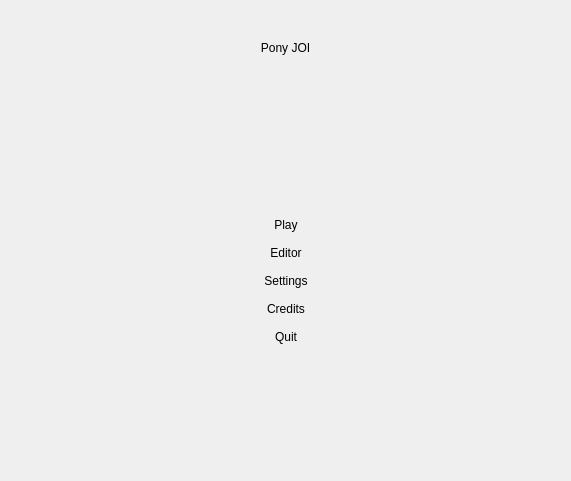
<?xml version="1.0" encoding="UTF-8"?>
<ui version="4.0">
 <class>CMainScreen</class>
 <widget class="QWidget" name="CMainScreen">
  <property name="geometry">
   <rect>
    <x>0</x>
    <y>0</y>
    <width>571</width>
    <height>481</height>
   </rect>
  </property>
  <property name="windowTitle">
   <string>Form</string>
  </property>
  <layout class="QGridLayout" name="gridLayout">
   <item row="2" column="1">
    <widget class="QWidget" name="widget" native="true">
     <layout class="QVBoxLayout" name="verticalLayout">
      <item>
       <spacer name="verticalSpacer_2">
        <property name="orientation">
         <enum>Qt::Vertical</enum>
        </property>
        <property name="sizeType">
         <enum>QSizePolicy::Expanding</enum>
        </property>
        <property name="sizeHint" stdset="0">
         <size>
          <width>20</width>
          <height>40</height>
         </size>
        </property>
       </spacer>
      </item>
      <item>
       <widget class="CMenuButton" name="pSceneSelectButton">
        <property name="text">
         <string>Play</string>
        </property>
        <property name="flat">
         <bool>true</bool>
        </property>
       </widget>
      </item>
      <item>
       <widget class="CMenuButton" name="pEdiorButton">
        <property name="text">
         <string>Editor</string>
        </property>
        <property name="flat">
         <bool>true</bool>
        </property>
       </widget>
      </item>
      <item>
       <widget class="CMenuButton" name="pSettingsButton">
        <property name="text">
         <string>Settings</string>
        </property>
        <property name="flat">
         <bool>true</bool>
        </property>
       </widget>
      </item>
      <item>
       <widget class="CMenuButton" name="pCreditsButton">
        <property name="text">
         <string>Credits</string>
        </property>
        <property name="flat">
         <bool>true</bool>
        </property>
       </widget>
      </item>
      <item>
       <widget class="CMenuButton" name="pQuitButton">
        <property name="text">
         <string>Quit</string>
        </property>
        <property name="flat">
         <bool>true</bool>
        </property>
       </widget>
      </item>
      <item>
       <spacer name="verticalSpacer">
        <property name="orientation">
         <enum>Qt::Vertical</enum>
        </property>
        <property name="sizeHint" stdset="0">
         <size>
          <width>20</width>
          <height>40</height>
         </size>
        </property>
       </spacer>
      </item>
     </layout>
    </widget>
   </item>
   <item row="2" column="0">
    <spacer name="horizontalSpacer_2">
     <property name="orientation">
      <enum>Qt::Horizontal</enum>
     </property>
     <property name="sizeHint" stdset="0">
      <size>
       <width>40</width>
       <height>20</height>
      </size>
     </property>
    </spacer>
   </item>
   <item row="2" column="2">
    <spacer name="horizontalSpacer">
     <property name="orientation">
      <enum>Qt::Horizontal</enum>
     </property>
     <property name="sizeHint" stdset="0">
      <size>
       <width>40</width>
       <height>20</height>
      </size>
     </property>
    </spacer>
   </item>
   <item row="0" column="1">
    <spacer name="verticalSpacer_3">
     <property name="orientation">
      <enum>Qt::Vertical</enum>
     </property>
     <property name="sizeType">
      <enum>QSizePolicy::Fixed</enum>
     </property>
     <property name="sizeHint" stdset="0">
      <size>
       <width>20</width>
       <height>20</height>
      </size>
     </property>
    </spacer>
   </item>
   <item row="1" column="0" colspan="3">
    <widget class="QWidget" name="widget_2" native="true">
     <layout class="QGridLayout" name="gridLayout_2">
      <property name="leftMargin">
       <number>10</number>
      </property>
      <property name="topMargin">
       <number>10</number>
      </property>
      <property name="rightMargin">
       <number>10</number>
      </property>
      <property name="bottomMargin">
       <number>10</number>
      </property>
      <item row="0" column="0">
       <widget class="CTitleLabel" name="pTitle">
        <property name="sizePolicy">
         <sizepolicy hsizetype="Preferred" vsizetype="Preferred">
          <horstretch>0</horstretch>
          <verstretch>0</verstretch>
         </sizepolicy>
        </property>
        <property name="text">
         <string>Pony JOI</string>
        </property>
        <property name="alignment">
         <set>Qt::AlignCenter</set>
        </property>
       </widget>
      </item>
      <item row="1" column="0">
       <widget class="CTitleLabel" name="pVersionLabel">
        <property name="text">
         <string/>
        </property>
        <property name="alignment">
         <set>Qt::AlignCenter</set>
        </property>
       </widget>
      </item>
     </layout>
    </widget>
   </item>
  </layout>
 </widget>
 <customwidgets>
  <customwidget>
   <class>CMenuButton</class>
   <extends>QPushButton</extends>
   <header>Widgets/MenuButton.h</header>
  </customwidget>
  <customwidget>
   <class>CTitleLabel</class>
   <extends>QLabel</extends>
   <header>Widgets/TitleLabel.h</header>
  </customwidget>
 </customwidgets>
 <resources/>
 <connections/>
</ui>
